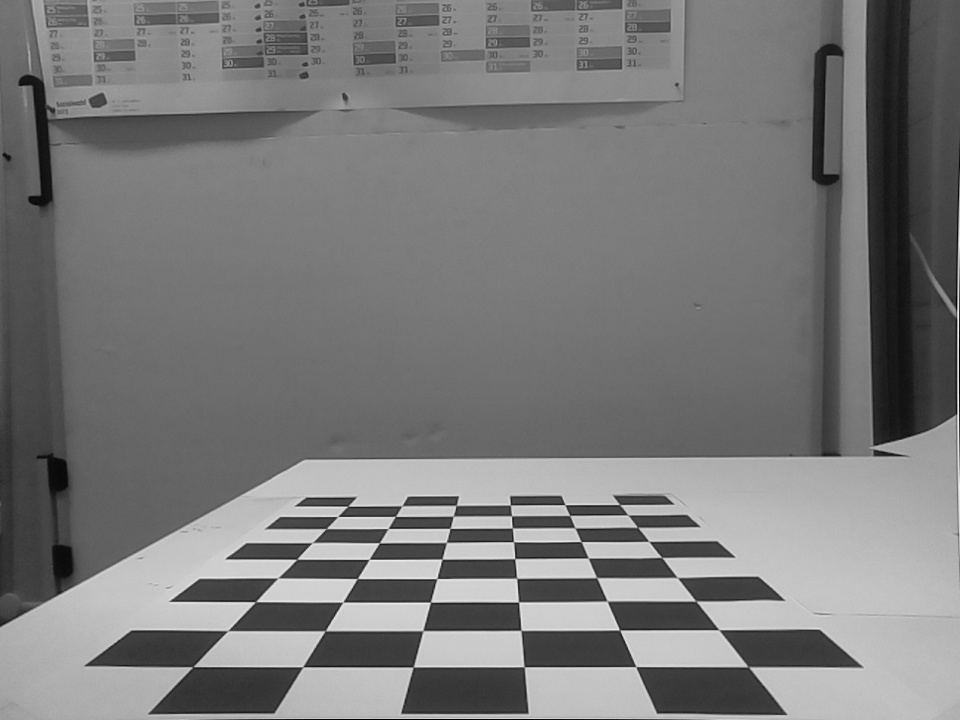
//> input picture src/turtlebot/images/front_view_vor_BEV.png, 960 x 720 px
$ ./H_Matrix_Berechnung   (built with g++ and OpenCV 4)
//> lines starting //> are read from the running program, lines starting //| are printed output that depends on the picture
#include <opencv2/opencv.hpp>
#include <opencv2/core.hpp>
#include <opencv2/imgcodecs.hpp>
#include <opencv2/highgui.hpp>
#include <opencv2/imgproc.hpp>
#include <fstream>
#include <iostream>

int main() {
    // Bild lesen
    cv::Mat image = cv::imread("/home/ubuntu/Desktop/catkin_ws/src/turtlebot/images/front_view_vor_BEV.png");
//> image is the input picture: 720 rows x 960 cols, CV_8UC3; min 0, max 242, mean 121.9
    if (image.empty()) {
        std::cout << "Bild konnte nicht geladen werden." << std::endl;
        return -1;
    }

    // In Graustufen konvertieren
    cv::Mat gray;
    cv::cvtColor(image, gray, cv::COLOR_BGR2GRAY);

    // Schachbrettgröße definieren (Breite x Höhe)
    cv::Size board_size(9, 6); // Anpassen basierend auf Ihrem Schachbrett

    // Schachbrettecken finden
    std::vector<cv::Point2f> corners;
    bool pattern_found = cv::findChessboardCorners(gray, board_size, corners);
//> corners = 54 Points (x, y), first 12: [619.5, 504.5], [627.9, 515], [637.5, 527.3], [648.6, 541.3], [661.7, 557.5], [677.5, 577.6], [695.9, 601.2], [718.7, 629.6], [748.1, 666.8], [564.9, 504.7], [569.7, 515.5], [574.9, 527.8]; pattern_found = true

    if (pattern_found) {
        cv::cornerSubPix(gray, corners, cv::Size(11, 11), cv::Size(-1, -1),
                         cv::TermCriteria(cv::TermCriteria::EPS + cv::TermCriteria::MAX_ITER, 50, 0.01));
//> corners = 54 Points (x, y), first 12: [623.6, 509.4], [623.6, 509.4], [632.6, 520.7], [648.8, 541.4], [661.7, 557.4], [677.3, 577.5], [695.9, 601.1], [718.8, 629.8], [748.3, 666.8], [566.6, 508.7], [566.6, 508.7], [572.4, 521.6]

        std::vector<cv::Point2f> outer_corners = {
        corners[board_size.width*board_size.height-board_size.width+3],   // Ecke 0: Oben-links
        corners[3],                    // Ecke 1: Oben-rechts
        corners[board_size.width*board_size.height-1],     // Ecke 2: Unten-links
        corners[board_size.width-1]  // Ecke 3: Unten-rechts
        };
//> outer_corners = 4 Points (x, y): [312.4, 542.6], [648.8, 541.4], [193, 666.7], [748.3, 666.8]

        // Kreise und Beschriftungen für jede Ecke auf dem Originalbild zeichnen
        for (size_t i = 0; i < outer_corners.size(); ++i) {
            int x = static_cast<int>(outer_corners[i].x);
            int y = static_cast<int>(outer_corners[i].y);
            cv::circle(image, cv::Point(x, y), 5, cv::Scalar(0, 0, 255), -1); // Zeichnet einen roten Kreis
            cv::putText(image, "Ecke " + std::to_string(i), cv::Point(x - 35, y - 20),cv::FONT_HERSHEY_SIMPLEX, 0.4, cv::Scalar(0, 255, 0), 1); // Beschriftet jede Ecke
        }
//> this loop made 4 passes
//> (x, y) on passes 1 to 4: (312, 542), (648, 541), (192, 666), (748, 666)
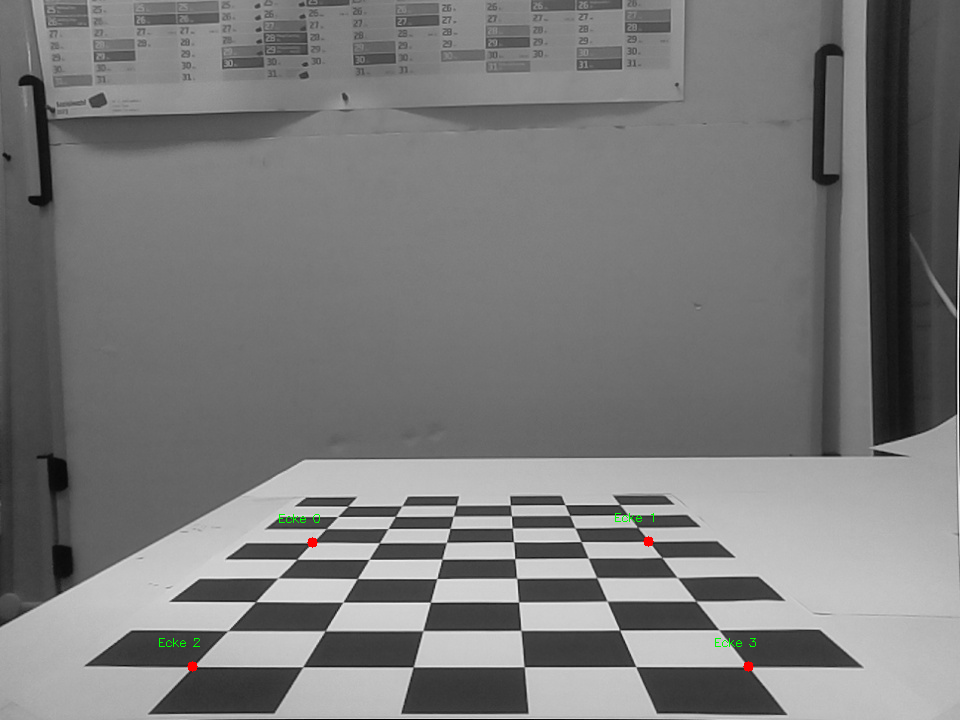
//> image: 720 rows x 960 cols, CV_8UC3; mean B, G, R 121.8, 121.9, 121.9

        // Bild mit nummerierten Ecken anzeigen
        cv::namedWindow("Ecken nummeriert", cv::WINDOW_NORMAL);
        cv::imshow("Ecken nummeriert", image);
        cv::waitKey(0);
        cv::destroyAllWindows();

        // Berechnung der neuen Punkte für die perspektivische Transformation
        float left_difference = outer_corners[0].x - outer_corners[2].x;
//> left_difference = 119.4
        float right_difference = outer_corners[3].x - outer_corners[1].x;
//> right_difference = 99.51

        // Berechnung der neuen Zielkoordinaten für die perspektivische Transformation
        cv::Point2f tlnew(outer_corners[0].x, outer_corners[0].y - left_difference - right_difference);
//> tlnew = Point(312.4, 323.7)
        cv::Point2f trnew(outer_corners[1].x, outer_corners[1].y - left_difference - right_difference);
//> trnew = Point(648.8, 322.5)
        cv::Point2f blnew(outer_corners[2].x + left_difference, outer_corners[2].y);
//> blnew = Point(312.4, 666.7)
        cv::Point2f brnew(outer_corners[3].x - right_difference, outer_corners[3].y);
//> brnew = Point(648.8, 666.8)

        std::vector<cv::Point2f> src_points = { outer_corners[0], outer_corners[1], outer_corners[2], outer_corners[3] };
//> src_points has the same summary as outer_corners
        std::vector<cv::Point2f> dst_points = { tlnew, trnew, blnew, brnew };
//> dst_points = 4 Points (x, y): [312.4, 323.7], [648.8, 322.5], [312.4, 666.7], [648.8, 666.8]

        // Berechnen der Homographie und Anwenden der perspektivischen Transformation
        cv::Mat H = cv::findHomography(src_points, dst_points);
//> H = [[-0.551, -1.41, 766.7], [-0.0136, -3.37, 1659.8], [-2.07e-05, -0.00282, 1]]
        cv::Mat transformed_img;
        cv::warpPerspective(image, transformed_img, H, image.size());
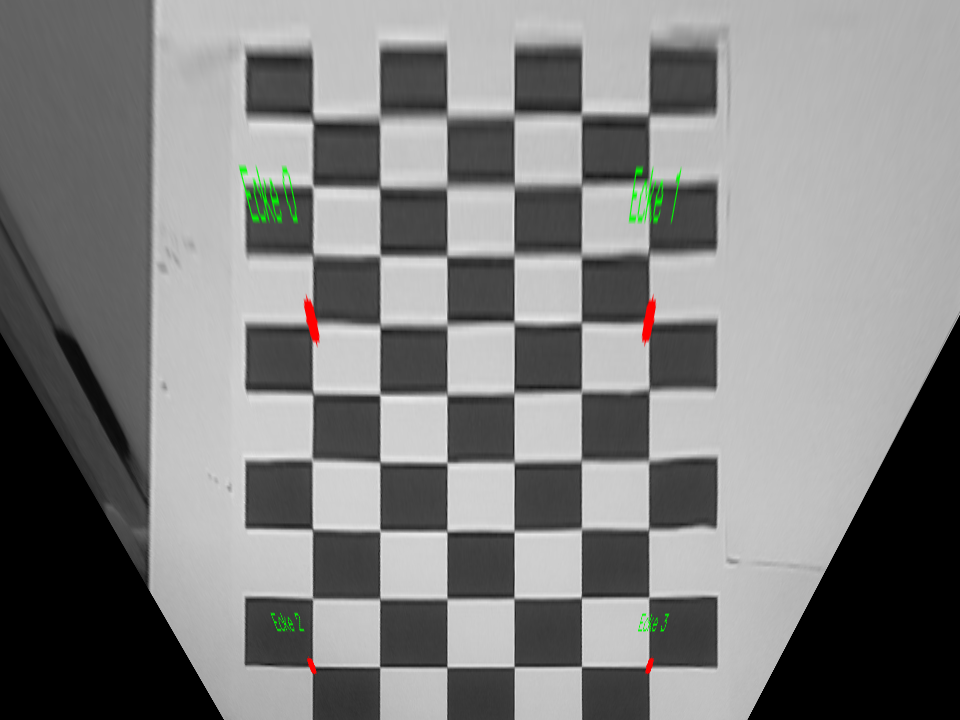
//> transformed_img: 720 rows x 960 cols, CV_8UC3; mean B, G, R 128, 128.6, 128.4


        // Transformiertes Bild anzeigen
        cv::namedWindow("Transformiertes Bild", cv::WINDOW_NORMAL);
        cv::imshow("Transformiertes Bild", transformed_img);
        cv::waitKey(0);
        cv::destroyAllWindows();


        // Transformationsmatrix in eine YAML-Datei speichern
        std::ofstream file("/home/ubuntu/Desktop/catkin_ws/src/turtlebot/config/transformation_matrix.yaml");
        if (file.is_open()) {
            file << "transformation_matrix:\n";
            for (int i = 0; i < H.rows; ++i) {
                for (int j = 0; j < H.cols; ++j) {
                    file << std::fixed << std::setprecision(6) << "  - " << H.at<double>(i, j) << "\n";                }
            }
            file.close();
        } else {
            std::cout << "Datei konnte nicht geöffnet werden." << std::endl;
        }
    } else {
        std::cout << "Schachbrettmuster nicht gefunden." << std::endl;
    }

    return 0;
}
